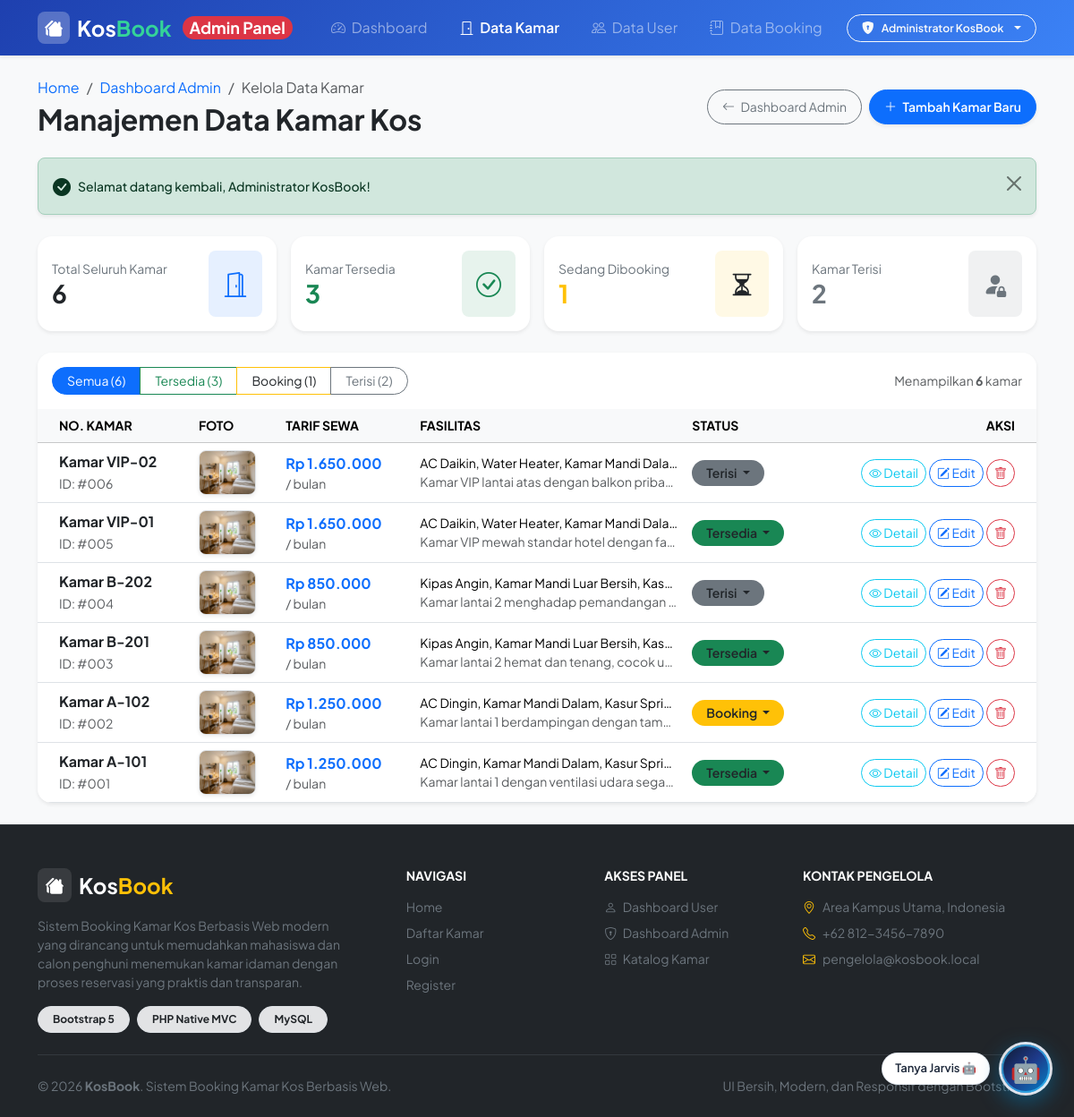
Page /public/index.php?url=kamar/admin (signed in) on the committed database.
### tables this page shows
CREATE TABLE `kamar` (
    `id` INT AUTO_INCREMENT,
    `nomor_kamar` VARCHAR(50) NOT NULL,
    `harga` DECIMAL(12, 2) NOT NULL,
    `fasilitas` TEXT NULL,
    `deskripsi` TEXT NULL,
    `foto` VARCHAR(255) DEFAULT 'default_kamar.jpg',
    `status` ENUM('tersedia', 'booking', 'terisi') NOT NULL DEFAULT 'tersedia',
    `created_at` TIMESTAMP NOT NULL DEFAULT CURRENT_TIMESTAMP,
    `updated_at` TIMESTAMP NOT NULL DEFAULT CURRENT_TIMESTAMP ON UPDATE CURRENT_TIMESTAMP,

     
    CONSTRAINT `pk_kamar` PRIMARY KEY (`id`),

     
    CONSTRAINT `uq_kamar_nomor` UNIQUE (`nomor_kamar`),
    INDEX `idx_kamar_status` (`status`),
    INDEX `idx_kamar_harga` (`harga`)
);

### app/views/kamar/admin.php (the view, shortened to what the rows shown need)
<div class="container py-4">
    <div class="d-flex flex-wrap justify-content-between align-items-center mb-4">
        <div>
            <h2 class="fw-bold text-dark mb-0">Manajemen Data Kamar Kos</h2>
        </div>
    </div>
    <div class="card border-0 shadow-sm rounded-4 bg-white overflow-hidden">
        <div class="table-responsive">
            <table class="table table-hover align-middle mb-0">
                <thead class="table-light text-secondary small text-uppercase">
                    <tr>
                        <th class="ps-4">No. Kamar</th>
                        <th>Foto</th>
                        <th>Tarif Sewa</th>
                        <th>Fasilitas</th>
                        <th>Status</th>
                        <th class="text-end pe-4">Aksi</th>
                    </tr>
                </thead>
                <tbody>
                    <?php if (empty($rooms)): ?>
                        <tr>
                            <td colspan="6" class="text-center py-5 text-muted">
                                <i class="bi bi-inbox fs-1 d-block mb-2"></i>
                                Belum ada data kamar pada kategori ini.
                            </td>
                        </tr>
                    <?php else: ?>
                        <?php foreach ($rooms as $r):
                            $badgeClass = [
                                'tersedia' => 'bg-success',
                                'booking'  => 'bg-warning text-dark',
                                'terisi'   => 'bg-secondary'
                            ][$r['status']] ?? 'bg-primary';
                            $photoUrl = !empty($r['foto']) && file_exists(__DIR__ . '/../../public/images/kamar/' . $r['foto'])
                                ? BASE_URL . '/images/kamar/' . htmlspecialchars($r['foto'])
                                : (file_exists(__DIR__ . '/../../public/images/' . $r['foto'])
                                    ? BASE_URL . '/images/' . htmlspecialchars($r['foto'])
                                    : BASE_URL . '/images/default_kamar.jpg');
                        ?>
                            <tr>
                                <td class="ps-4">
                                    <div class="fw-bold text-dark fs-6">
                                        <a href="<?= url('kamar/detail/' . $r['id']); ?>" class="text-decoration-none text-dark hover-primary">
                                            <?= htmlspecialchars($r['nomor_kamar']); ?>
                                        </a>
                                    </div>
                                    <small class="text-muted">ID: #00<?= $r['id']; ?></small>
                                </td>
                                <td>
                                    <img src="<?= $photoUrl; ?>"
                                         alt="<?= htmlspecialchars($r['nomor_kamar']); ?>"
                                         class="rounded-3 object-fit-cover shadow-sm border"
                                         style="width: 64px; height: 50px;"
                                         onerror="this.src='<?= BASE_URL; ?>/images/default_kamar.jpg'">
                                </td>
                                <td>
                                    <span class="fw-bold text-primary"><?= formatRupiah($r['harga']); ?></span>
                                    <small class="text-muted d-block">/ bulan</small>
                                </td>
                                <td style="max-width: 250px;">
                                    <div class="small text-truncate" title="<?= htmlspecialchars($r['fasilitas'] ?? '-'); ?>">
                                        <?= htmlspecialchars($r['fasilitas'] ?? '-'); ?>
                                    </div>
                                    <small class="text-muted d-block text-truncate" title="<?= htmlspecialchars($r['deskripsi'] ?? ''); ?>">
                                        <?= htmlspecialchars($r['deskripsi'] ?? ''); ?>
                                    </small>
                                </td>
                                <td>
                                    <div class="dropdown">
                                        <button class="btn btn-sm <?= $badgeClass; ?> rounded-pill dropdown-toggle px-3 py-1 fw-semibold border-0" type="button" data-bs-toggle="dropdown" aria-expanded="false">
                                            <?= ucfirst($r['status']); ?>
                                        </button>
                                    </div>
                                </td>
                                <td class="text-end pe-4">
                                    <div class="btn-group btn-group-sm">
                                        <a href="<?= url('kamar/detail/' . $r['id']); ?>" class="btn btn-outline-info rounded-pill px-2 py-1 me-1" title="Lihat Detail">
                                            <i class="bi bi-eye"></i> Detail
                                        </a>
                                        <a href="<?= url('kamar/edit/' . $r['id']); ?>" class="btn btn-outline-primary rounded-pill px-2 py-1 me-1" title="Ubah Data">
                                            <i class="bi bi-pencil-square"></i> Edit
                                        </a>
                                        <button type="button" class="btn btn-outline-danger rounded-pill px-2 py-1"
                                                data-bs-toggle="modal"
                                                data-bs-target="#modalDelete<?= $r['id']; ?>"
                                                title="Hapus Kamar">
                                            <i class="bi bi-trash"></i>
                                        </button>
                                    </div>
                                </td>
                            </tr>
                        <?php endforeach; ?>
                    <?php endif; ?>
                </tbody>
            </table>
        </div>
    </div>
</div>

### rows in the picture
kamar: nomor_kamar "Kamar VIP-02", id "6", harga "Rp 1.650.000", fasilitas "AC Daikin, Water Heater, Kamar Mandi Dala…", deskripsi "Kamar VIP lantai atas dengan balkon priba…", status "Terisi"
kamar: nomor_kamar "Kamar VIP-01", id "5", harga "Rp 1.650.000", fasilitas "AC Daikin, Water Heater, Kamar Mandi Dala…", deskripsi "Kamar VIP mewah standar hotel dengan fa…", status "Tersedia"
kamar: nomor_kamar "Kamar B-202", id "4", harga "Rp 850.000", fasilitas "Kipas Angin, Kamar Mandi Luar Bersih, Kas…", deskripsi "Kamar lantai 2 menghadap pemandangan…", status "Terisi"
kamar: nomor_kamar "Kamar B-201", id "3", harga "Rp 850.000", fasilitas "Kipas Angin, Kamar Mandi Luar Bersih, Kas…", deskripsi "Kamar lantai 2 hemat dan tenang, cocok u…", status "Tersedia"
kamar: nomor_kamar "Kamar A-102", id "2", harga "Rp 1.250.000", fasilitas "AC Dingin, Kamar Mandi Dalam, Kasur Spri…", deskripsi "Kamar lantai 1 berdampingan dengan tam…", status "Booking"
kamar: nomor_kamar "Kamar A-101", id "1", harga "Rp 1.250.000", fasilitas "AC Dingin, Kamar Mandi Dalam, Kasur Spri…", deskripsi "Kamar lantai 1 dengan ventilasi udara sega…", status "Tersedia"

### other values in the picture
$userName "Administrator KosBook"
$message "Selamat datang kembali, Administrator KosBook!"
$stats['total_kamar'] "6"
$stats['kamar_tersedia'] "3"
$stats['kamar_booking'] "1"
$stats['kamar_terisi'] "2"
count($rooms) "6"
$launcherLabel "Tanya Jarvis 🤖"
$botAvatar "🤖"
